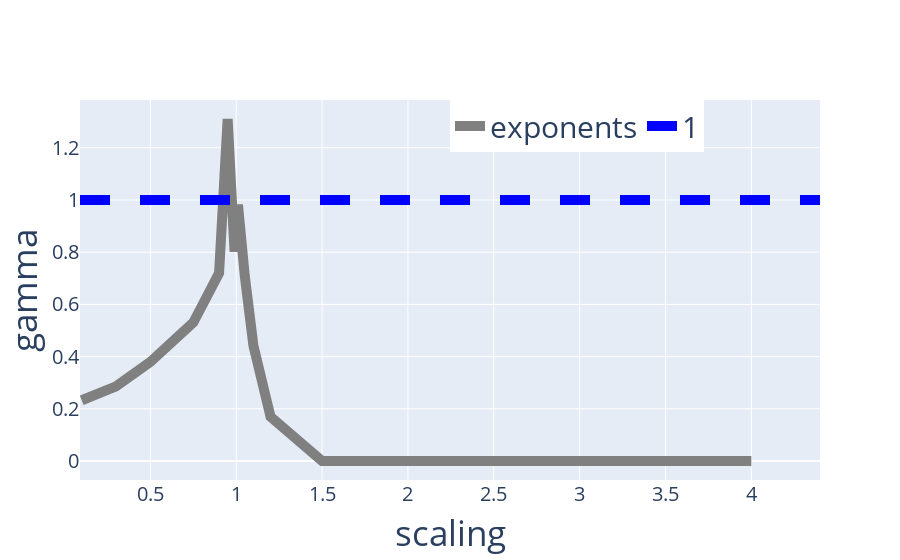

The notebook cell this image was saved under:
### Code cell
x, xlabel = params, "scaling"
#x, xlabel = np.linspace(1,len(exps),len(exps)), "Layer"

fig = go.Figure()

#fig.add_scatter(x = x, y=exps, error_y=dict(type="data", array=exps_errors, visible=True, width=8, thickness=3), name="exponents", mode="lines", marker=dict(size=10), line=dict(width=10, color="gray"))
fig.add_scatter(x = x, y=exps, name="exponents", mode="lines", marker=dict(size=10), line=dict(width=10, color="gray"))
fig.add_trace(go.Scatter(y=[1,1], x=[min(x)*0.9,max(x)*1.1], name="1", mode="lines", line=dict(width=10, color="blue", dash="dash")))


fig.update_traces(marker_size=20)
fig.update_layout(xaxis=dict(title=xlabel, exponentformat = 'e', tickfont=dict(size=20), title_font_size=35),
                  yaxis_title="gamma",
                  yaxis=dict(tickfont=dict(size=20), title_font=dict(size=35)),
                 legend=dict(font_size=30, orientation="h", x=0.5, y=1))
fig.show()

### Figure 1 — Plotly figure (JSON) as saved in the notebook; plotly's stock layout.template omitted (floating-point values rounded to 4 significant figures)
{"data": [{"line": {"color": "gray", "width": 10}, "marker": {"size": 20}, "mode": "lines", "name": "exponents", "type": "scatter", "x": [0.1, 0.3, 0.5, 0.75, 0.9, 0.95, 0.99, 1, 1.01, 1.05, 1.1, 1.2, 1.5, 2, 3, 4], "y": [0.2325, 0.2859, 0.3796, 0.5307, 0.7196, 1.31, 0.8019, 0.9043, 0.9822, 0.7071, 0.442, 0.1693, -2.733e-10, -1.196e-10, -3.758e-10, -1.915e-10]}, {"line": {"color": "blue", "dash": "dash", "width": 10}, "marker": {"size": 20}, "mode": "lines", "name": "1", "type": "scatter", "x": [0.09, 4.4], "y": [1, 1]}], "layout": {"autosize": true, "legend": {"font": {"size": 30}, "orientation": "h", "x": 0.5, "y": 1}, "xaxis": {"autorange": true, "exponentformat": "e", "range": [0.09, 4.4], "tickfont": {"size": 20}, "title": {"font": {"size": 35}, "text": "scaling"}, "type": "linear"}, "yaxis": {"autorange": true, "range": [-0.07279, 1.383], "tickfont": {"size": 20}, "title": {"font": {"size": 35}, "text": "gamma"}, "type": "linear"}}}
